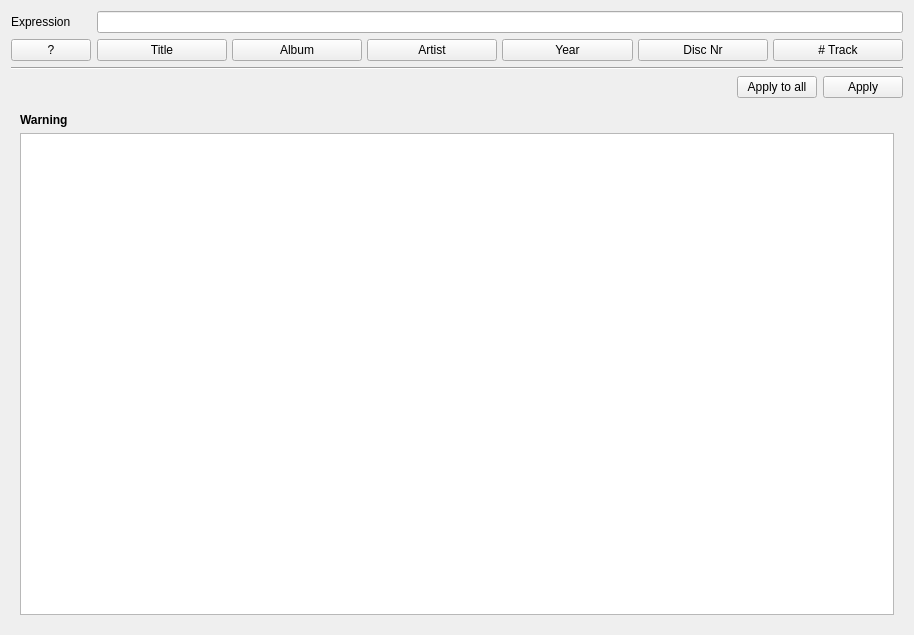
<?xml version="1.0" encoding="UTF-8"?>
<ui version="4.0">
 <class>GUI_TagFromPath</class>
 <widget class="QWidget" name="GUI_TagFromPath">
  <property name="geometry">
   <rect>
    <x>0</x>
    <y>0</y>
    <width>914</width>
    <height>635</height>
   </rect>
  </property>
  <layout class="QGridLayout" name="gridLayout">
   <item row="0" column="0">
    <widget class="QLabel" name="label_8">
     <property name="text">
      <string>Expression</string>
     </property>
    </widget>
   </item>
   <item row="0" column="1">
    <widget class="TagLineEdit" name="le_tag">
     <property name="focusPolicy">
      <enum>Qt::ClickFocus</enum>
     </property>
    </widget>
   </item>
   <item row="1" column="0">
    <widget class="QPushButton" name="btn_tag_help">
     <property name="focusPolicy">
      <enum>Qt::NoFocus</enum>
     </property>
     <property name="text">
      <string>?</string>
     </property>
    </widget>
   </item>
   <item row="1" column="1">
    <layout class="QHBoxLayout" name="horizontalLayout_3">
     <property name="spacing">
      <number>5</number>
     </property>
     <item>
      <widget class="QPushButton" name="btn_title">
       <property name="focusPolicy">
        <enum>Qt::ClickFocus</enum>
       </property>
       <property name="text">
        <string notr="true">Title</string>
       </property>
       <property name="checkable">
        <bool>true</bool>
       </property>
      </widget>
     </item>
     <item>
      <widget class="QPushButton" name="btn_album">
       <property name="focusPolicy">
        <enum>Qt::ClickFocus</enum>
       </property>
       <property name="text">
        <string notr="true">Album</string>
       </property>
       <property name="checkable">
        <bool>true</bool>
       </property>
      </widget>
     </item>
     <item>
      <widget class="QPushButton" name="btn_artist">
       <property name="focusPolicy">
        <enum>Qt::ClickFocus</enum>
       </property>
       <property name="text">
        <string notr="true">Artist</string>
       </property>
       <property name="checkable">
        <bool>true</bool>
       </property>
      </widget>
     </item>
     <item>
      <widget class="QPushButton" name="btn_year">
       <property name="focusPolicy">
        <enum>Qt::ClickFocus</enum>
       </property>
       <property name="text">
        <string notr="true">Year</string>
       </property>
       <property name="checkable">
        <bool>true</bool>
       </property>
      </widget>
     </item>
     <item>
      <widget class="QPushButton" name="btn_disc_nr">
       <property name="focusPolicy">
        <enum>Qt::ClickFocus</enum>
       </property>
       <property name="text">
        <string>Disc Nr</string>
       </property>
       <property name="checkable">
        <bool>true</bool>
       </property>
      </widget>
     </item>
     <item>
      <widget class="QPushButton" name="btn_track_nr">
       <property name="focusPolicy">
        <enum>Qt::ClickFocus</enum>
       </property>
       <property name="text">
        <string notr="true"># Track</string>
       </property>
       <property name="checkable">
        <bool>true</bool>
       </property>
      </widget>
     </item>
    </layout>
   </item>
   <item row="2" column="0" colspan="2">
    <widget class="Line" name="line_3">
     <property name="orientation">
      <enum>Qt::Horizontal</enum>
     </property>
    </widget>
   </item>
   <item row="3" column="0">
    <widget class="QLabel" name="lab_tag_type">
     <property name="text">
      <string/>
     </property>
    </widget>
   </item>
   <item row="3" column="1">
    <layout class="QHBoxLayout" name="horizontalLayout_4">
     <item>
      <spacer name="horizontalSpacer_2">
       <property name="orientation">
        <enum>Qt::Horizontal</enum>
       </property>
       <property name="sizeHint" stdset="0">
        <size>
         <width>40</width>
         <height>20</height>
        </size>
       </property>
      </spacer>
     </item>
     <item>
      <widget class="QPushButton" name="btn_apply_tag_all">
       <property name="focusPolicy">
        <enum>Qt::NoFocus</enum>
       </property>
       <property name="text">
        <string>Apply to all</string>
       </property>
      </widget>
     </item>
     <item>
      <widget class="QPushButton" name="btn_apply_tag">
       <property name="focusPolicy">
        <enum>Qt::NoFocus</enum>
       </property>
       <property name="text">
        <string notr="true">Apply</string>
       </property>
      </widget>
     </item>
    </layout>
   </item>
   <item row="4" column="0" colspan="2">
    <widget class="QStackedWidget" name="sw_tag_from_path">
     <property name="currentIndex">
      <number>0</number>
     </property>
     <widget class="QWidget" name="page">
      <layout class="QGridLayout" name="gridLayout_4">
       <item row="0" column="0">
        <widget class="QLabel" name="lab_tag_from_path_warning">
         <property name="font">
          <font>
           <weight>75</weight>
           <bold>true</bold>
          </font>
         </property>
         <property name="text">
          <string>Warning</string>
         </property>
        </widget>
       </item>
       <item row="1" column="0">
        <widget class="QListWidget" name="lv_tag_from_path_files"/>
       </item>
      </layout>
     </widget>
     <widget class="QWidget" name="page_2">
      <layout class="QGridLayout" name="gridLayout_5">
       <item row="0" column="0">
        <spacer name="verticalSpacer_3">
         <property name="orientation">
          <enum>Qt::Vertical</enum>
         </property>
         <property name="sizeHint" stdset="0">
          <size>
           <width>20</width>
           <height>270</height>
          </size>
         </property>
        </spacer>
       </item>
      </layout>
     </widget>
    </widget>
   </item>
  </layout>
 </widget>
 <customwidgets>
  <customwidget>
   <class>TagLineEdit</class>
   <extends>QLineEdit</extends>
   <header>GUI/TagEdit/TagLineEdit.h</header>
  </customwidget>
 </customwidgets>
 <resources/>
 <connections/>
</ui>
